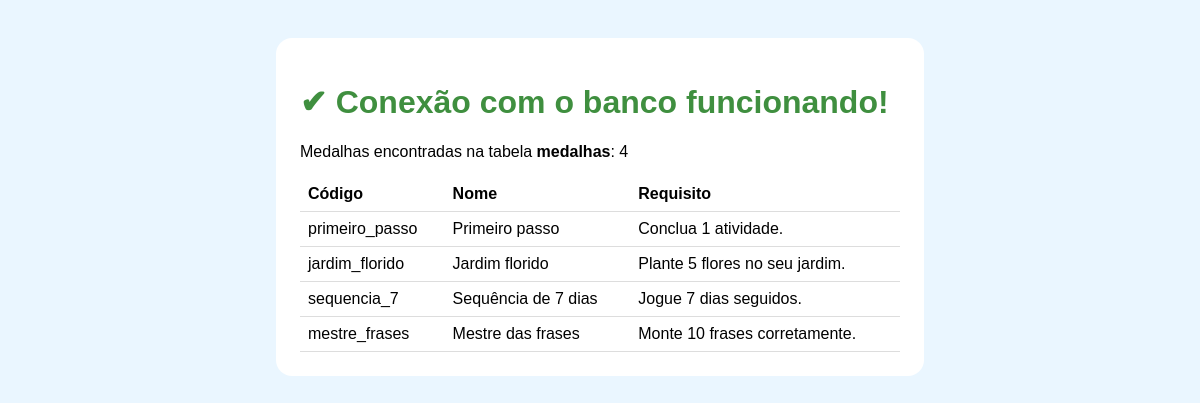
/teste_conexao.php, run on the app's committed database.
### tables this page shows
CREATE TABLE IF NOT EXISTS medalhas (
    id               INT AUTO_INCREMENT PRIMARY KEY,
    codigo           VARCHAR(50)  NOT NULL UNIQUE,        
    nome             VARCHAR(100) NOT NULL,
    descricao        VARCHAR(255) NOT NULL,               
    requisito_texto  VARCHAR(255) NOT NULL,               
    icone            VARCHAR(50)  NOT NULL                
);

### teste_conexao.php (the view, shortened to what this page needs)
<?php
require_once 'includes/conexao.php';
$consulta = $conexao->prepare('SELECT codigo, nome, requisito_texto FROM medalhas ORDER BY id');
$consulta->execute();
$medalhas = $consulta->fetchAll();
?>
<!DOCTYPE html>
<html lang="pt-BR">
<head>
</head>
<body>
    <div class="caixa">
        <h1 class="ok">✔ Conexão com o banco funcionando!</h1>
        <p>Medalhas encontradas na tabela <strong>medalhas</strong>: <?php echo count($medalhas); ?></p>
        <table>
            <tr>
                <th>Código</th>
                <th>Nome</th>
                <th>Requisito</th>
            </tr>
            <?php foreach ($medalhas as $medalha) { ?>
                <tr>
                    <td><?php echo htmlspecialchars($medalha['codigo']); ?></td>
                    <td><?php echo htmlspecialchars($medalha['nome']); ?></td>
                    <td><?php echo htmlspecialchars($medalha['requisito_texto']); ?></td>
                </tr>
            <?php } ?>
        </table>
    </div>
</body>
</html>

### teste_conexao.php (style rules this page uses)
body { font-family: Arial, sans-serif; background: #EAF6FF; padding: 30px; }
.caixa { background: #fff; border-radius: 16px; padding: 24px; max-width: 600px; margin: auto; }
.ok { color: #3F8F3F; }
table { width: 100%; border-collapse: collapse; margin-top: 16px; }
th, td { border-bottom: 1px solid #ddd; padding: 8px; text-align: left; }

### data on the page
medalhas: codigo "primeiro_passo", nome "Primeiro passo", requisito_texto "Conclua 1 atividade."
medalhas: codigo "jardim_florido", nome "Jardim florido", requisito_texto "Plante 5 flores no seu jardim."
medalhas: codigo "sequencia_7", nome "Sequência de 7 dias", requisito_texto "Jogue 7 dias seguidos."
medalhas: codigo "mestre_frases", nome "Mestre das frases", requisito_texto "Monte 10 frases corretamente."

### other printed values
count($medalhas) "4"
